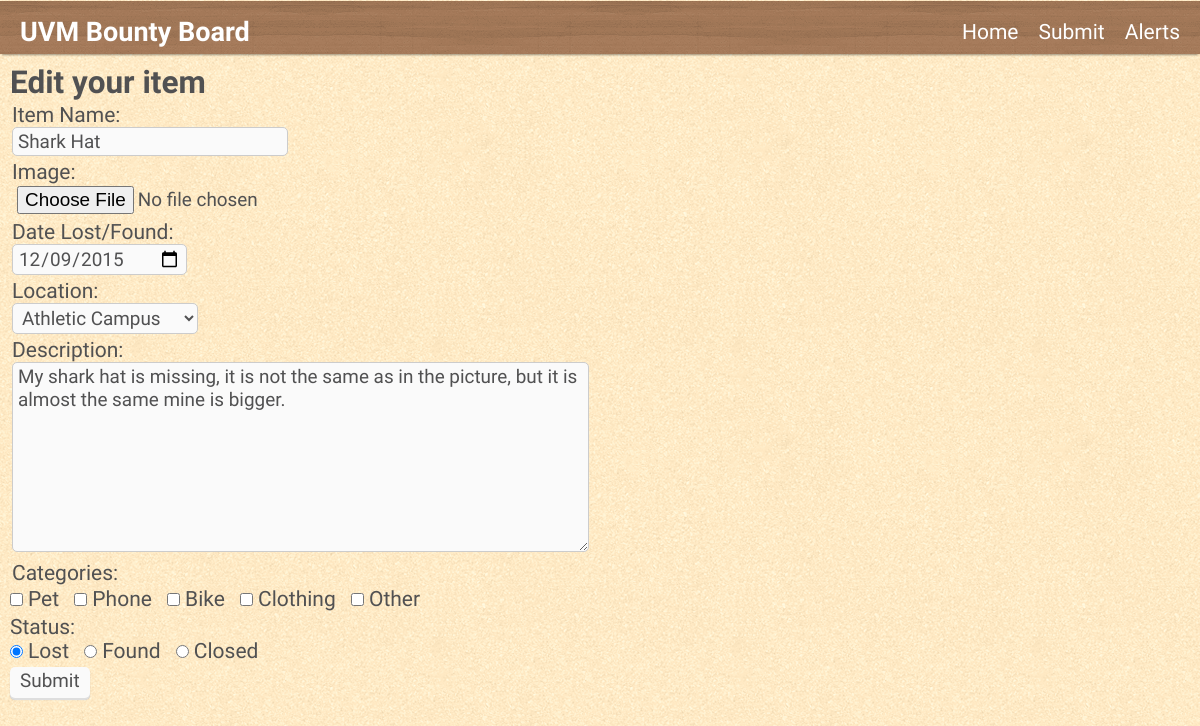
/editItem.php?id=7, run on the app's committed database.
### tables this page shows
CREATE TABLE Items(
	id int NOT NULL AUTO_INCREMENT,
	username varchar(255),
	name varchar(255),
	dateCreated date,
	dateLost date,
	category varchar(255),
	description varchar(255),
	location varchar(255),
	status varchar(7),
	image varchar(255),
	PRIMARY KEY (id),
	FOREIGN KEY (username) REFERENCES Users (username)
	 ON DELETE CASCADE ON UPDATE CASCADE);

### bin/Database.php (called while the page is built, shortened)
<?php
class Database {
    public $db;
    public function __construct($dbUserName, $whichPass, $dbName) {
        $this->db = null;
    }
    private function connect($dbUserName, $whichPass, $dbName) {
        $debugMe = false;
        switch ($whichPass) {
            case "r":
                $dbUserPass = $dbReader;
                break;
            case "w":
                $dbUserPass = $dbWriter;
                break;
        }
        $dsn = 'mysql:host=webdb.uvm.edu;dbname=';
        try {
            if (!$this->db)
                $this->db = new PDO($dsn . $dbName, $dbUserName, $dbUserPass);
            if (!$this->db) {
                if ($debugMe)
                    echo '<p>A You are NOT connected to the database!</p>';
                return 0;
            } else {
                return $this->db;
            }
        } catch (PDOException $e) {
            $error_message = $e->getMessage();
            if ($debugMe)
                echo "<p>A An error occurred while connecting to the database: $error_message </p>";
        }
        return $this->db;
    }
    private function countConditions($query) {
        $andCount = substr_count(strtoupper($query), ' AND ');
        $andCount = $andCount + substr_count(strtoupper($query), ')AND ');
        $andCount = $andCount + substr_count(strtoupper($query), '&&');
        $notCount = substr_count(strtoupper($query), ' NOT ');
        $notCount = $notCount + substr_count(strtoupper($query), ')NOT ');
        $notCount = $notCount + substr_count(strtoupper($query), '!');
        $orCount = substr_count(strtoupper($query), ' OR ');
        $orCount = $orCount + substr_count(strtoupper($query), ')OR ');
        $orCount = $orCount + substr_count(strtoupper($query), '||');
        $xorCount = substr_count(strtoupper($query), ' XOR');
        $conditions = $andCount + $notCount + $orCount + $xorCount;
        return $conditions;
    }
    private function countQuotes($query) {
        $singleCount = substr_count(strtoupper($query), "'");
        $doubleCount = substr_count(strtoupper($query), '"');
        $singleEntityCount = substr_count(strtoupper($query), "#39");
        $doubleEntityCount = substr_count(strtoupper($query), "#34");
        $HTMLentityCount = substr_count(strtoupper($query), "&QUOT");
        $quoteCount = $singleCount + $doubleCount + $singleEntityCount + $doubleEntityCount + $HTMLentityCount;
        return $quoteCount;
    }
    private function countSymbols($query) {
        $ltCount = substr_count(strtoupper($query), '<');
        $gtCount = substr_count(strtoupper($query), '>');
        $symbolCount = $ltCount + $gtCount;
        return $symbolCount;
    }
    private function countWhere($query) {
        $whereCount = substr_count(strtoupper($query), ' WHERE ');
        return $whereCount;
    }
    function sanitizeQuery($query, $spacesAllowed = false, $semiColonAllowed = false) {
        $replaceValue = "Q";
        if (!$semiColonAllowed) {
            $query = str_replace(';', $replaceValue, $query);
        }
        $query = htmlentities($query, ENT_QUOTES);
        $query = str_replace('%20', $replaceValue, $query);
        return $query;
    }
    public function select($query, $values = "", $wheres = 1, $conditions = 0, $quotes = 0, $symbols = 0, $spacesAllowed = false, $semiColonAllowed = false, $fetchStyleAssoc = false) {
        if ($quotes == 0 AND $symbols == 0) {
            $query = $this->sanitizeQuery($query, $spacesAllowed, $semiColonAllowed);
        }
        $statement = $this->db->prepare($query);
        if (is_array($values)) {
            $statement->execute($values);
        } else {
            $statement->execute();
        }
	if ($fetchStyleAssoc)
	    $recordSet = $statement->fetchAll(PDO::FETCH_ASSOC);
	else
	    $recordSet = $statement->fetchAll();
        return $recordSet;
    }
}
?>

### parts/grunt_work.php (called while the page is built)
<?php
	$query = rtrim($query,';');
	$counts = countify($query);
	if(isset($data) and is_array($data)){
		$results = $thisDatabaseReader->select($query, $data, $counts['where'], $counts['condition'], $counts['quote'], $counts['symbol'], false, false, true);
	}else
		$results = $thisDatabaseReader->select($query, "", $counts['where'], $counts['condition'], $counts['quote'], $counts['symbol'], false, false, true);
?>

### bin/countCode.php (called while the page is built)
<?php
function countify($code){
		$code = strtoupper($code);
		$counts = array('where'=>0,'condition'=>0,'quote'=>0,'symbol'=>0);
		$counts['where'] = substr_count($code,'WHERE');
		$conditions = array(' AND ', ' OR ', ' XOR ', ' NOT ', ' && ', ' || ', ' ! ');
		$counts['condition'] = 0;
		foreach($conditions as $condition){$counts['condition'] += substr_count($code,$condition);}
		$quotes = array('"', "'", '#34', '#39', '&QUOT');
		$counts['quote'] = 0;
		foreach($quotes as $quote){$counts['quote'] += substr_count($code,$quote);}
		$counts['symbol'] = substr_count($code,'<') +  substr_count($code,'>');
		return $counts;
}
?>

### editItem.php (the view, shortened to what this page needs)
<?php include('parts/head.php'); ?>
<body>
<?php require_once('parts/header.php'); ?>
<main>
<?php
  $whitelisted = true;
  $id = preg_replace("/[^0-9]/","",htmlspecialchars($_GET["id"]));
  if ($whitelisted):
  $query = 'SELECT * from Items WHERE id='.$id;
  include('parts/grunt_work.php'); endif;
?>
<section class='content'>
  <?php foreach ($results as $row){?>
  <form action='submitted.php' method='post'  enctype="multipart/form-data">
  	<h2>Edit your item</h2>
  	<fieldset>
  		<p>
  		<label for='name'>Item Name:</label>
  			<input type='text' name='name' value='<?php echo htmlspecialchars($row['name']); ?>' required>
  		</p>
		<p>
		 <label for='image'>Image:</label>
                        <input type="file" name="image" accept="image/*" id='image' value=''>
                </p>
  		<p>
  		<label for='dateLost'>Date Lost/Found:</label>
  			<input type='date' name='dateLost' value='<?php echo htmlspecialchars($row['dateLost']); ?>' required>
  		</p>
  		<p>
		<label for='location'>Location:</label>
  			<select id='location' name='location'>
				<option value='Athletic Campus'>Athletic Campus</option>
			</select>
  		</p>
  		<p>
  		<label for='description'>Description:</label>
  			<textarea id='description' rows='8' cols='50' name='description' required><?php echo htmlspecialchars($row['description']); ?></textarea>
  		</p>
  		<p>
  		<label for='category'>Categories:</label>
  			<fieldset id='category'>
				<fieldset id='category'>
                                <label><input type='checkbox' name='Pets' value='Pets'>Pet</label>
                                <label><input type='checkbox' name='Phones' value='Phones'>Phone</label>
                                <label><input type='checkbox' name='Bikes' value='Bikes'>Bike</label>
                                <label><input type='checkbox' name='Clothing' value='Clothing'>Clothing</label>
                                <label><input type='checkbox' name='Other' value='Other'>Other</label>
  			</fieldset>
  		</p>
  		<label for='status'>Status:</label>
                          <fieldset id='status'>
                                  <label><input type='radio' name='status' value='Lost' checked>Lost</label>
                                  <label><input type='radio' name='status' value='Found'>Found</label>
                                  <label><input type='radio' name='status' value='Closed'>Closed</label>
                          </fieldset>
  </fieldset>
	<button type='submit' name='submit' value='edit_item'>Submit</p>
  </form>
  	<?php } ?>
  </section>
  </main>
  </body>
  </html>

### style/style.css (style rules this page uses)
* { margin:0; padding:0; }
body { font-family: 'Cabin'; display:flex; flex-flow:column; justify-content:space-between; font-size:21px; color:#515152; background: url(cork.png); }
h1, h2, h3, h4 { font-family:'Josefin Sans'; }
.content { padding:10px; max-width:1200px; margin:auto; display:flex; flex-flow:column; }
form fieldset { border:none; }
form p { padding:2px; }
form p > label { display:block; }
form button, form input, form textarea, form select { font-size:.9em; background:#fafafa; padding: 2px 5px; border:1px solid #ccc; font-family: Cabin; color:#515152; border-radius:5px; }
form input#image { background:none; border:none; }
form label { margin-right:10px; font-size:.999999999em; }
form label input { margin-right:5px; }
form button { cursor:pointer; padding:2px 10px; border:none; box-shadow:inset 0px 0px 0px #DEDEDE, 0px 2px 0px 0px #DEDEDE, 0px 2px 1px #BDBCBC; transition:background .5s, box-shadow .5s; }

### data on the page
items: name "Shark Hat", dateLost "12/09/2015", description "My shark hat is missing, it is not the same as in the picture, but it is almost the same mine is bigger."

### other printed values
$value "Home"
$value "Submit"
$value "Alerts"
